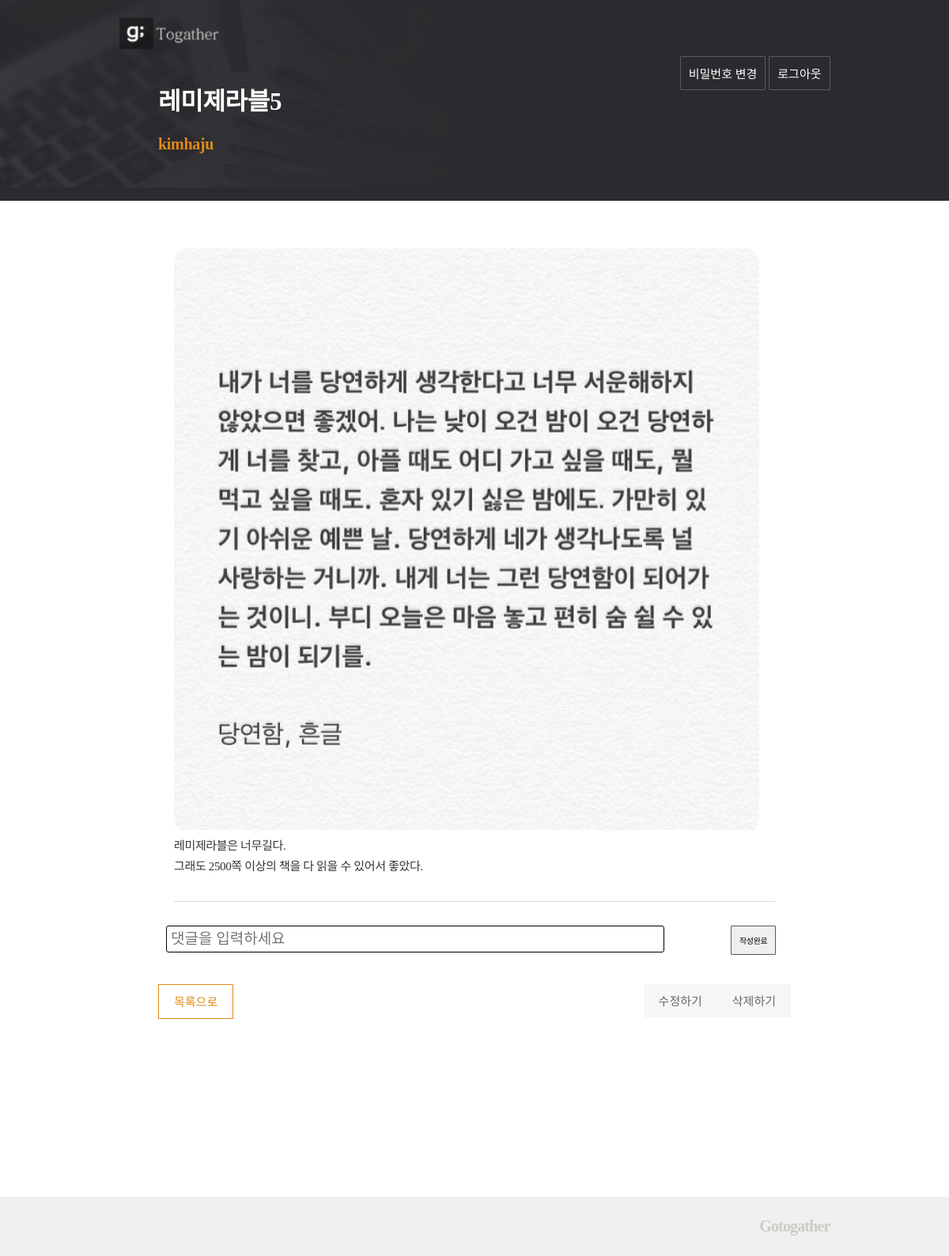
The app's page /classes/23/lesson/9/posts/52/ (signed in) with its own data.
### posts/models.py (models this page shows, shortened)
class Post(models.Model):
  title = models.CharField(max_length=50)
  content = models.TextField(validators=[
      MinLengthValidator(10, '너무 짧군요! 10자 이상 적어주세요.')
  ])
  image1 = models.ImageField(upload_to="post_pics", blank=True)
  image2 = models.ImageField(upload_to="post_pics", blank=True)
  image3 = models.ImageField(upload_to="post_pics", blank=True)
  dt_created = models.DateTimeField(verbose_name="Date Created", auto_now_add=True)
  uplesson = models.ForeignKey(Lesson, on_delete=CASCADE)
  author = models.ForeignKey(User, on_delete=DO_NOTHING)

class User(AbstractUser):
  pass

### posts/views.py (the view, shortened to what this page needs)
# urls.py: path('classes/<int:class_id>/lesson/<int:lesson_id>/posts/<int:post_id>/', views.PostDetailView.as_view(), name='post-detail'),
class PostDetailView(DetailView, CreateView):
  model = Post
  template_name = "posts/post_detail.html"
  context_object_name = "comments"
  ordering = ['-dt_created']
  lookup_url_kwarg = "lesson_id"
  lookup_field = "class_id"
  pk_url_kwarg = "post_id"
  form_class = CommentForm
  def get_context_data(self, **kwargs):
    context = super().get_context_data(**kwargs)
    post_id = self.kwargs.get("post_id")
    lesson_id = self.kwargs.get("lesson_id")
    class_id = self.kwargs.get("class_id")
    context["post"] = Post.objects.get(id=post_id)
    context["lesson"] = Lesson.objects.get(id=lesson_id)
    context["class"] = Class.objects.get(id=class_id)
    context["comments"] = Comment.objects.filter(uppost__id=post_id)
    return context

### posts/forms.py
class CommentForm(forms.ModelForm):
  class Meta:
    model = Comment
    fields = ['comment']
    widgets = {
      'comment': forms.TextInput(attrs={
        'placeholder': '댓글을 입력하세요'}),
      }

### posts/templates/posts/post_detail.html (shortened to what this page needs)
{% extends './base.html' %}
{% load static %}
{% block css %}
    <link rel="stylesheet" href="{% static 'posts/css/post_detail.css' %}">
{% endblock css %}
{% block post_header %}
    <div class="container">
        <h1 class="title">{{post.title}}</h1>
        <p class="date">{{post.author}}</p>
    </div>
{% endblock post_header %}
{% block content %}
  <div class="content">
    {% if post.image1 %}
      <img class="image" src="{{post.image1.url}}">
    {% endif %}
    <p class="text">{{post.content|linebreaksbr}}</p>
  </div>
  {% if user.is_authenticated %}
    <form method="post" autocomplete="off">{% csrf_token %}
      <p class="form">{{form.comment}}</p>
      <input type="submit" value="작성완료">
    </form>
  {% endif %}
  <div class="btn">
    <div class="btn_list"><a href="{% url 'post-list' class.id lesson.id %}">목록으로</a></div>
    {% if post.author == user %}
      <div class="right-btn">
        <div class="btn_modify"><a href="{% url 'post-update' class.id lesson.id post.id %}">수정하기</a></div>
        <div class="btn_delete"><a href="{% url 'post-delete' class.id lesson.id post.id %}">삭제하기</a></div>
      </div>
    {% elif user.is_superuser %}
      <div class="right-btn">
        <div class="btn_modify"><a href="{% url 'post-update' class.id lesson.id post.id %}">수정하기</a></div>
        <div class="btn_delete"><a href="{% url 'post-delete' class.id lesson.id post.id %}">삭제하기</a></div>
      </div>
    {% endif %}
  </div>
{% endblock content %}

### posts/static/posts/css/post_detail.css (style rules this page uses)
h1,h2,h3,p,a,ul,li { margin: 0; padding: 0; font-family : 'NanumMyeongjo'; font-weight: 200; list-style: none; text-decoration: none; outline: none; color: black; }
html { position: relative; min-height: 100%; margin: 0; }
body { min-height: 100%; margin: 0; padding: 0; background: #fff; -webkit-font-smoothing: antialiased; -moz-osx-font-smoothing: auto; }
img { margin: 0; padding: 0; border: 0; }
.container { width: 800px; margin: 0 auto; }
.title { padding: 43px 0 23px; font-size: 31px; font-weight: bold; color: #fff; letter-spacing: -0.32px; }
.date { padding-bottom: 60px; font-size: 20px; font-weight: bold; color: #e38917; letter-spacing: -0.32px; }
.content { margin-top: 60px; padding-bottom: 30px; border-bottom: 1px solid #d8d8d8; margin-bottom: 20px; margin-right: 20px; margin-left: 20px; }
.content .text { font-size: 15px; color: #333236; line-height: 1.73; letter-spacing: -0.35px; }
.btn { overflow: hidden; margin-top: 30px; }
.right-btn { float: right; }
.btn_list { float: left; }
.btn_delete { float: left; }
.btn_modify { margin-left: 16px; float: left; }
.btn_list a { display: inline-block; padding: 10px 19px 11px; color: #e38917; font-size: 15px; border: 1px solid #e38917; }
.btn_delete a { display: inline-block; padding: 10px 19px 11px; font-size: 15px; color: #69666d; background: #f6f6f6; }
.btn_modify a { display: inline-block; padding: 10px 19px 11px; font-size: 15px; color: #69666d; background: #f6f6f6; }
.form { display: inline-block; width: 90%; padding: 10px; font-size: 19px; font-family : 'NanumMyeongjo'; background-color: transparent; box-sizing: border-box; }
input[type="text"] { display: inline-block; width: 90%; padding: 5px; border-radius: 3px; border: solid 1px; font-size: 19px; font-family : 'NanumMyeongjo'; background-color: transparent; box-sizing: border-box; }
input[type="submit"] { padding: 10px; font-size: 10px; font-family : 'NanumMyeongjo'; color: black; border-radius: 1px; border: 1px solid #5b595f; letter-spacing: -0.35px; cursor: pointer; }
.image { border-radius: 18px; background-position: center; background-size: cover; }

### records on screen
Post: title "레미제라블5", author "kimhaju", image1 (picture), content "레미제라블은 너무길다. 그래도 2500쪽 이상의 책을 다 읽을 수 있어서 좋았다."
